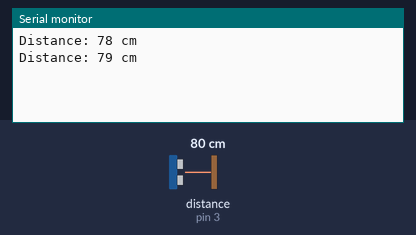
A sketch run on a simulated Arduino Uno, built with avr-gcc and run on an emulated ATmega328P. Parts: the last lines printed to the serial monitor. Wiring (inferred from the names in the program): ultrasonic range finder: trigger pin 2; echo pin 3. The inputs (shaded band) are chosen by the test bench; at power-on: distance to the obstacle (sensor on pin 3) 80 cm. The echo pulse lasts 58.3 µs per cm.

Above: at 1.8 s.
1.9 s: distance to the obstacle (sensor on pin 3) set to 2 cm
At 2.8 s:
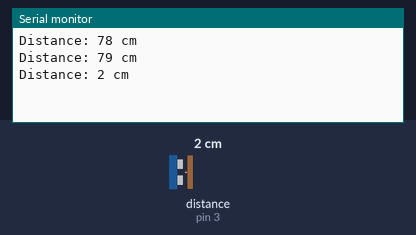
3.4 s: distance to the obstacle (sensor on pin 3) set to 4 cm
At 4.8 s:
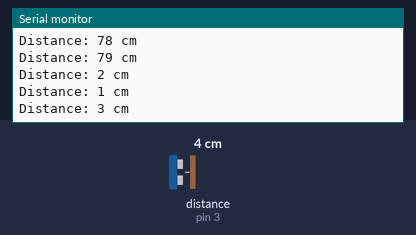
Timing chart, 0 to 6.4 s (numbered marks = the images above; inputs shaded):
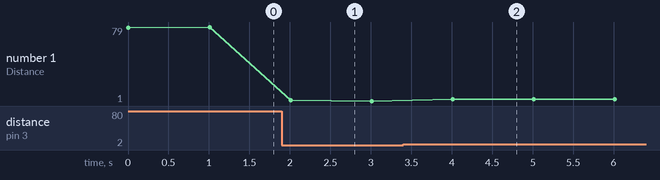

Measured:
- after the input at 1.9 s, the serial monitor: prints a new line after 0.11 s (image 1)
- after the input at 3.4 s, the serial monitor: prints a new line after 0.61 s (image 2)
- plotted number 1: 79 → 1 after the input at 1.9 s, 1 → 3 after the input at 3.4 s

The sketch:

sketch_jul10a.ino
```cpp
const int trigPin = 2;
const int echoPin = 3;

long duration;
int distance;

void setup() {
  Serial.begin(9600);
  pinMode(trigPin, OUTPUT);
  pinMode(echoPin, INPUT);
}

void loop() {
  digitalWrite(trigPin, LOW);
  delayMicroseconds(2);

  digitalWrite(trigPin, HIGH);
  delayMicroseconds(10);
  digitalWrite(trigPin, LOW);

  duration = pulseIn(echoPin, HIGH);

  distance = duration * 0.034 / 2;

  Serial.print("Distance: ");
  Serial.print(distance);
  Serial.println(" cm");

  if (distance < 10) {
  } else {
  }

  delay(1000);
  }
```
